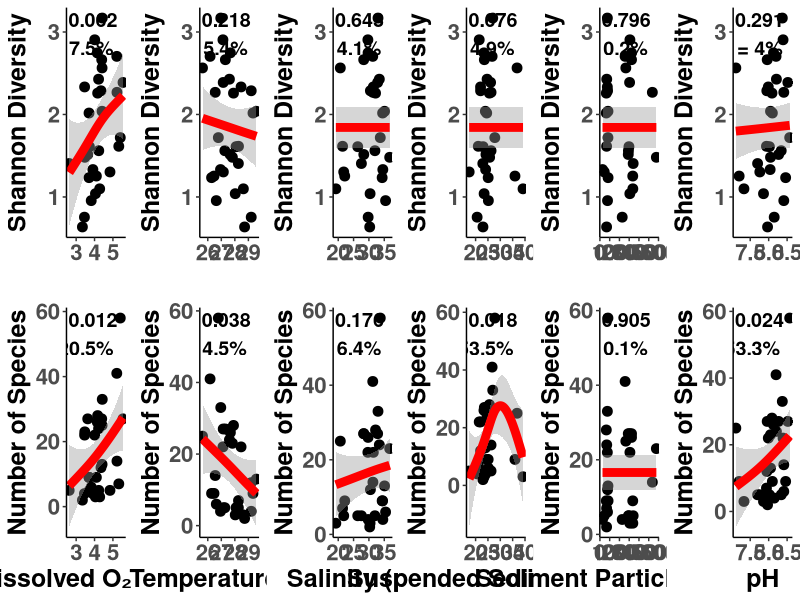
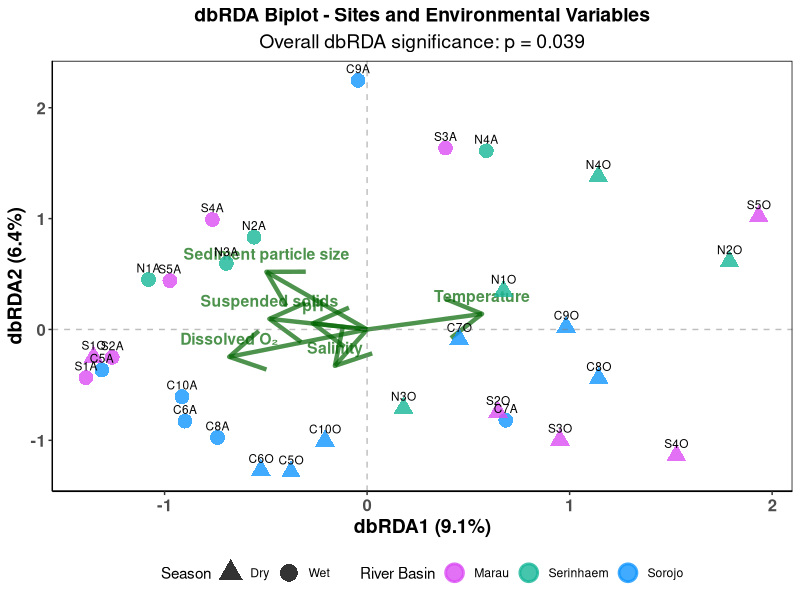
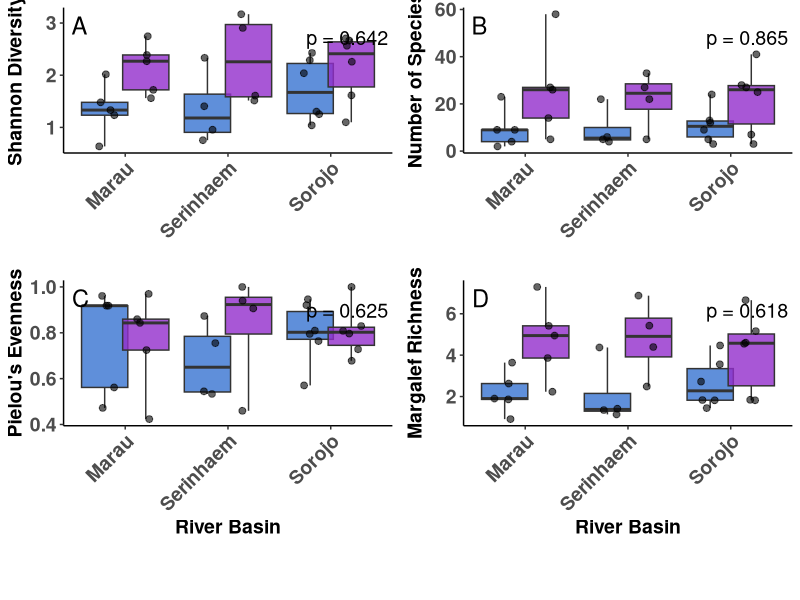
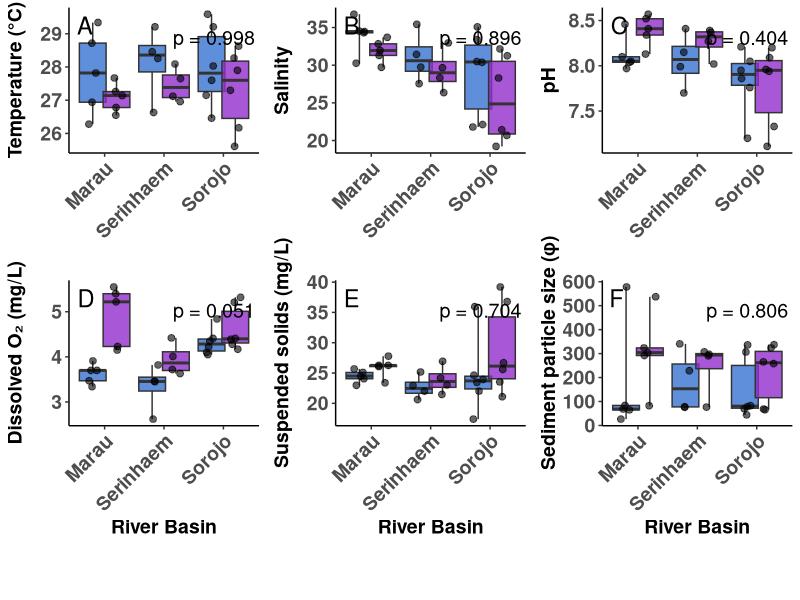
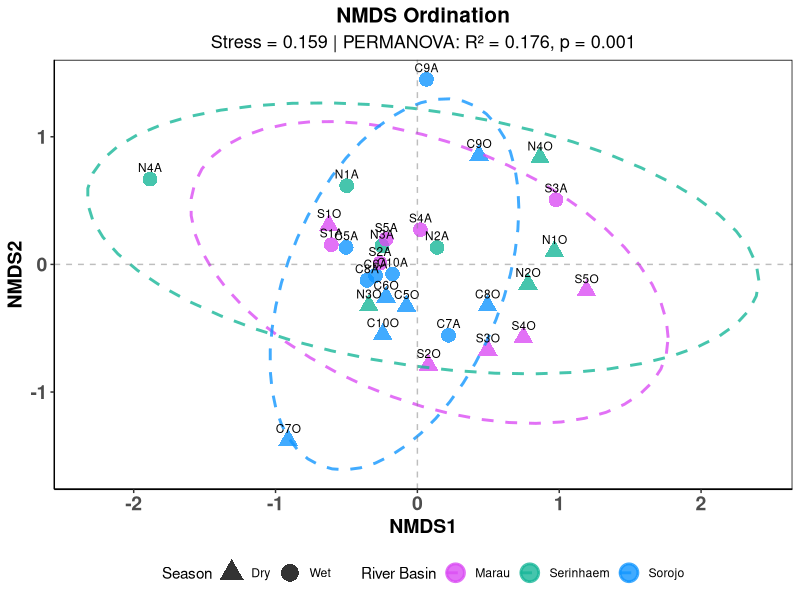
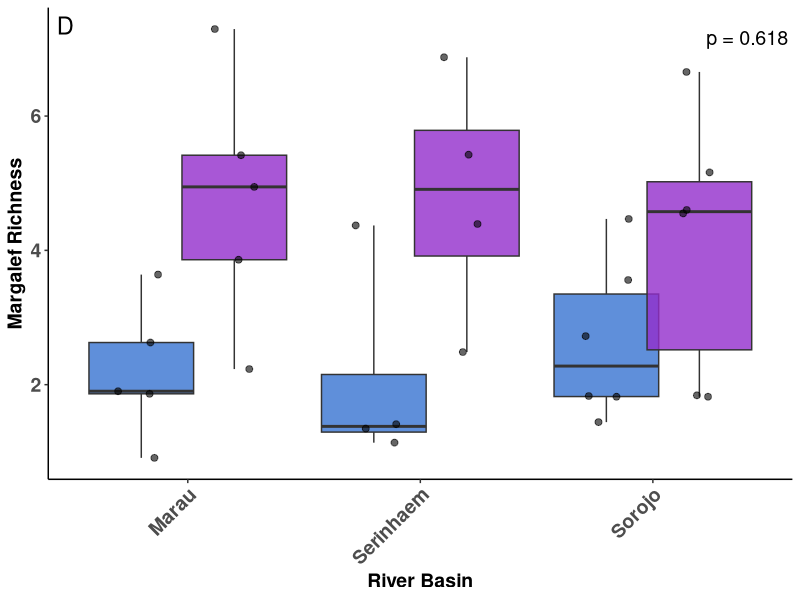
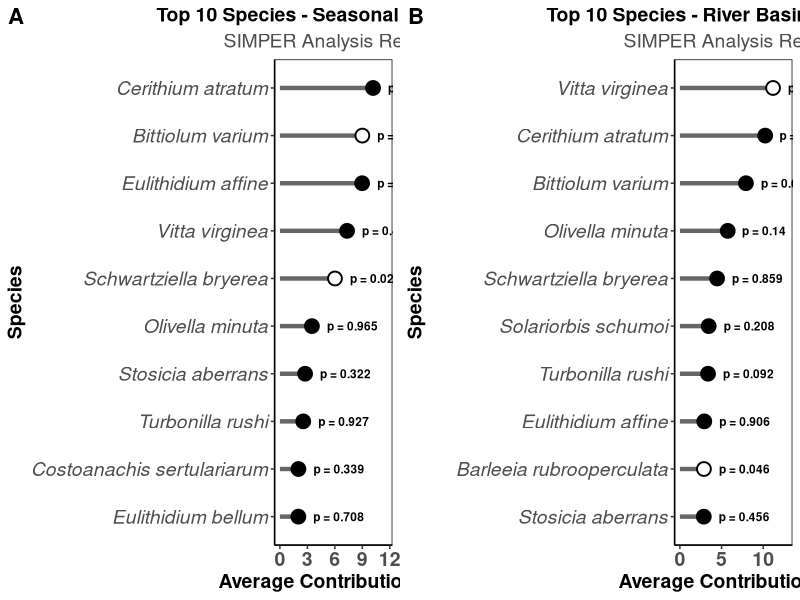
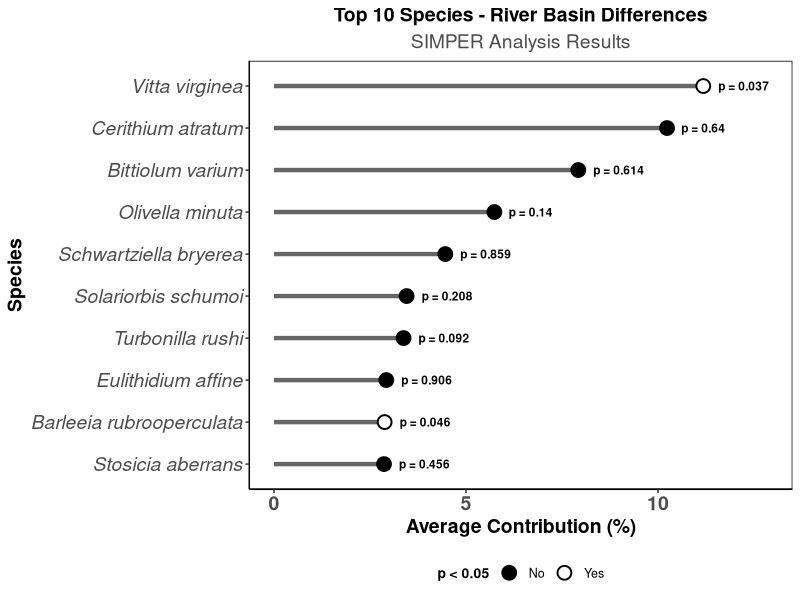

Write R code to recreate these figures, in order.
# R Script: microgastropodes_env_analyses_eduhcgalvao.R
# Author: Eduardo HC Galvao - eduardohcgalvao@gmail.com
# Version: 2.5 (22/10/2025)
# Date: 12/10/2025 (dd/mm/yyyy) #nolint
# Description: Analyses to investigate microgastropodes in three different
# pristine river basins in Brazil.

# The workflow includes:
# 1) Data import and cleaning
# 2) Environmental data analyses: test differences between river basins
# (pH, temperature, salinity, dissolved oxygen, suspended solids,
# sediment particle size) in those three river basins and across seasons.
# 3) Diversity analyses: compare differences in shannon-wiener, number of
# species, margalef richness and pielou evenness between river basins
# and seasons.
# 4) Community composition: test if the community composition differs 
# between river basins and seasons using PERMANOVA and NMDS.
# 5) Relationship between environmental factors with shannon-wiener and number
# of species using GAMs.
# 6) Relationship between environmental factors and community composition
# using distance-based redundancy analysis (dbRDA).
# 7) Investigate which species contribute the most for the differences between
# river basins and seasons using SIMPER.

# Input data:
# 1) Environmental factors data: "env_data_microgastropodes.csv"
# 2) Community data: "community_data_microgastropodes.csv"
# 3) Macronutrients data: "macronutrients_data_microgastropodes.csv"

# If one the following packages are not installed run:
# install.packages("package") #nolint
library(ggplot2) # For plotting
library(dplyr) # For data manipulation
library(tidyr) # For data reshaping
library(reshape2) # For data manipulation
library(car) # For VIF analysis and additional statistical tests
library(vegan)     # For dbRDA, PERMANOVA, diversity indices
library(cowplot)   # For combining plots
library(mgcv) # For GAM models

set.seed(123) # For reproducibility

###############################################################################
############################ Load and prepare data ############################
###############################################################################

# Set working directory
setwd("C:/Users/Kelmo/Desktop/eduardo/Microgastropodes_as_environmental_indicators")

# Load data
env_var_data <- read.csv("data/env_data_microgastropodes.csv")
community_data <- read.csv("data/community_data_microgastropodes.csv")

# Get species names and abundance data
species_names <- community_data[,1]
abundance_data <- community_data[,-1]

# Create sampling point information
sampling_points <- colnames(abundance_data)
site_codes <- c("C5", "C6", "C7", "C8", "C9", "C10", "N1", "N2",
                        "N3", "N4", "S1", "S2", "S3", "S4", "S5")
season_codes <- substr(sampling_points, nchar(sampling_points),
                                            nchar(sampling_points))
site_names <- substr(sampling_points, 1, nchar(sampling_points)-1)
seasons <- ifelse(season_codes == "A", "Wet", "Dry")

# Create a community matrix for analyses
community_matrix <- t(abundance_data)
colnames(community_matrix) <- species_names
rownames(community_matrix) <- sampling_points

# Create site-season dataframe
site_season_data <- data.frame(
  sampling_points = sampling_points,
  site = site_names,
  season = seasons,
  stringsAsFactors = FALSE
)

# Add environment mapping for macronutrients merge
# Map sites to environments based on the data structure
site_to_environment <- data.frame(
  site = c("N1", "N2", "N3", "N4", "C5", "C6", "C7", "C8",
                    "C9", "C10", "S1", "S2", "S3", "S4", "S5"),
  environment = c(rep("Serinhaem", 4), rep("Sorojo", 6), rep("Marau", 5)),
  stringsAsFactors = FALSE
)

# Add environment to site_season_data
site_season_data <- merge(site_season_data,
                          site_to_environment,
                          by = "site",
                          all.x = TRUE)

# Merge environmental variables data with site-season information
combined_data <- merge(site_season_data,
                       env_var_data, 
                       by.x = c("site", "season"),
                       by.y = c("sampling_points", "season"), 
                       suffixes = c("", "_env_var"))

# Ensure the order matches the community matrix
combined_data <- combined_data[match(site_season_data$sampling_points,
                                        combined_data$sampling_points),]

# Create environmental matrix for analyses
env_matrix <- combined_data[, c("temperature",
                                "salinity",
                                "pH",
                                "dissolved_o2",
                                "suspended_solids", 
                                "sediment_particle_size")]
rownames(env_matrix) <- combined_data$sampling_points

# Write down a summary of abundance data for season and river basin
abundance_summary <- data.frame(
  sampling_points = combined_data$sampling_points,
  environment = combined_data$environment,
  season = combined_data$season,
  total_abundance = rowSums(community_matrix[combined_data$sampling_points, ])
)

###############################################################################
######################### Environmental data analyses #########################
###############################################################################

# Calculate mean and sd of environmental variables by environment
environments <- c("Serinhaem", "Sorojo", "Marau")
seasons <- c("Dry", "Wet")
env_variables <- c("temperature", "salinity", "pH", "dissolved_o2",
                   "suspended_solids", "sediment_particle_size")

# Define function to compute statistics for groups
compute_stats <- function(data, group_var, group_values, var_list) {
  result <- data.frame()
  
  for (val in group_values) {
    subset_data <- data[data[[group_var]] == val, ]
    
    for (var in var_list) {
      if (var %in% colnames(subset_data)) {
        var_values <- subset_data[[var]]
        var_values <- var_values[!is.na(var_values)]
        
        if (length(var_values) > 0) {
          result <- rbind(result, data.frame(
            Group = val,
            Variable = var,
            Mean = round(mean(var_values), 3),
            SD = round(sd(var_values), 3),
            N = length(var_values)
          ))
        }
      }
    }
  }
  
  return(result)
}

################################################################################

# Remove P column because of constant values
combined_data_filtered <- combined_data[, !names(combined_data) %in% "P"]

# Define function to perform statistical tests
perform_statistical_tests <- function(data, variables, grouping_var) {
  result <- data.frame(
    Variable = character(),
    Shapiro_P = character(),
    Test = character(),
    Statistic = numeric(),
    P_value = numeric(),
    stringsAsFactors = FALSE
  )
  
  for (var in variables) {
    if (var %in% colnames(data)) {
      var_values <- data[[var]]
      group_values <- data[[grouping_var]]

      
      # Check if we have sufficient data and variation
      if (length(var_values) > 2 && length(unique(group_values)) > 1) {
        tryCatch({
          # First fit ANOVA to get residuals for normality testing
          anova_model <- aov(var_values ~ group_values)
          anova_residuals <- residuals(anova_model)
          
          # Test normality of residuals
          if (length(anova_residuals) >= 3 && length(anova_residuals) <= 5000) {
            shapiro_p <- shapiro.test(anova_residuals)$p.value
            is_normal <- shapiro_p > 0.05
          } else {
            shapiro_p <- NA  # Shapiro test not applicable
            is_normal <- FALSE
          }
          
          # Choose appropriate test based on residual normality
          if (is_normal) {
            # Use ANOVA results (already computed above)
            anova_summary <- summary(anova_model)
            p_value <- anova_summary[[1]][["Pr(>F)"]][1]
            statistic <- anova_summary[[1]][["F value"]][1]
            test_type <- "ANOVA"
          } else {
            # Use Kruskal-Wallis for non-normal residuals
            kruskal_test <- kruskal.test(var_values ~ group_values)
            p_value <- kruskal_test$p.value
            statistic <- kruskal_test$statistic
            test_type <- "Kruskal-Wallis"
          }
          
          result <- rbind(result, data.frame(
            Variable = var,
            Shapiro_P = ifelse(is.na(shapiro_p), "NA", 
                              ifelse(shapiro_p < 0.001, 
                                    format(shapiro_p,
                                           scientific = TRUE,
                                           digits = 3),
                                    as.character(round(shapiro_p, 4)))),
            Test = test_type,
            Statistic = round(statistic, 4),
            P_value = ifelse(p_value < 0.001,
                            format(p_value, scientific = TRUE, digits = 3),
                            round(p_value, 4))
          ))
        }, error = function(e) {
          cat("Error testing", var, ":", e$message, "\n")
        })
      }
    }
  }
  
  return(result)
}

# Test differences in environmental variables between environments
env_dif_results <- perform_statistical_tests(combined_data,
                                             env_variables,
                                             "environment")

# Test differences in environmental variables between seasons
env_season_dif_results <- perform_statistical_tests(combined_data,
                                                    env_variables,
                                                    "season")

#print(env_dif_results)
#print(env_season_dif_results)

# Save results
#write.csv(env_dif_results, "results/environmental_variables_river_anova_kruskal_results.csv", row.names = FALSE)
#write.csv(env_season_dif_results, "results/environmental_variables_season_anova_kruskal_results.csv", row.names = FALSE)

# Two way ANOVA (season and environment) for the environmental variables
two_way_anova_results <- data.frame(
  Variable = character(),
  Season_P = numeric(),
  Environment_P = numeric(),
  Interaction_P = numeric(),
  stringsAsFactors = FALSE
)

for (var in env_variables) {
  if (var %in% colnames(combined_data)) {
    var_values <- combined_data[[var]]
    season_values <- combined_data[["season"]]
    environment_values <- combined_data[["environment"]]
  
    # Check if we have sufficient data and variation
    if (length(var_values) > 2 && length(unique(season_values)) > 1 && length(unique(environment_values)) > 1) {
      tryCatch({
        # Fit two-way ANOVA model
        anova_model <- aov(var_values ~ season_values * environment_values)
        anova_summary <- summary(anova_model)
        
        # Extract p-values
        season_p <- anova_summary[[1]][["Pr(>F)"]][1]
        environment_p <- anova_summary[[1]][["Pr(>F)"]][2]
        interaction_p <- anova_summary[[1]][["Pr(>F)"]][3]
        
        two_way_anova_results <- rbind(two_way_anova_results, data.frame(
          Variable = var,
          Season_P = ifelse(season_p < 0.001,
                            format(season_p, scientific = TRUE, digits = 3),
                            round(season_p, 4)),
          Environment_P = ifelse(environment_p < 0.001,
                                 format(environment_p, scientific = TRUE, digits = 3),
                                 round(environment_p, 4)),
          Interaction_P = ifelse(interaction_p < 0.001,
                                 format(interaction_p, scientific = TRUE, digits = 3),
                                 round(interaction_p, 4))
        ))
      }, error = function(e) {
        cat("Error in two-way ANOVA for", var, ":", e$message, "\n")
      })
    }
  }
}

#print(two_way_anova_results)

# Save results
#write.csv(two_way_anova_results, "results/environmental_variables_two_way_anova_results.csv", row.names = FALSE)

# Create boxplot panel for environmental variables by environment and season

# Function to calculate boxplot statistics
calculate_boxplot_stats <- function(data, group_col, value_col) {
  data %>%
    group_by(!!sym(group_col)) %>%
    summarise(
      ymin = min(!!sym(value_col), na.rm = TRUE),
      lower = quantile(!!sym(value_col), 0.25, na.rm = TRUE),
      middle = median(!!sym(value_col), na.rm = TRUE),
      upper = quantile(!!sym(value_col), 0.75, na.rm = TRUE),
      ymax = max(!!sym(value_col), na.rm = TRUE),
      .groups = "drop"
    )
}

# Function to format p-values
format_p_value <- function(p_value) {
  if (is.numeric(p_value) && !is.na(p_value)) {
    if (p_value < 0.001) {
      return("p < 0.001")
    } else {
      return(paste("p =", round(p_value, 3)))
    }
  } else {
    return("p = N/A")
  }
}

# Create custom Y-axis labels for environmental variables
env_var_labels <- c(
  "temperature" = "Temperature (°C)",
  "salinity" = "Salinity",
  "pH" = "pH", 
  "dissolved_o2" = "Dissolved O₂ (mg/L)",
  "suspended_solids" = "Suspended solids (mg/L)",
  "sediment_particle_size" = "Sediment particle size (φ)"
)

# Panel labels A-F
panel_labels <- c("A", "B", "C", "D", "E", "F")

# Prepare data for plotting
plot_data <- combined_data %>%
  select(environment, season, all_of(env_variables)) %>%
  pivot_longer(cols = all_of(env_variables), 
               names_to = "Variable", 
               values_to = "Value")

# Create individual plots for each environmental variable
plot_list <- list()

for (i in 1:length(env_variables)) {
  var_name <- env_variables[i]
  
  # Filter data for current variable
  var_data <- plot_data %>% filter(Variable == var_name)
  
  # Create interaction variable for grouping
  var_data$interaction <- paste(var_data$environment, var_data$season, sep = "_")
  
  # Calculate boxplot statistics
  boxplot_stats <- calculate_boxplot_stats(var_data, "interaction", "Value")
  boxplot_stats$environment <- sub("_.*", "", boxplot_stats$interaction)
  boxplot_stats$season <- sub(".*_", "", boxplot_stats$interaction)
  
  # Get interaction p-value from two-way ANOVA results
  interaction_p_text <- ""
  
  if (exists("two_way_anova_results") && nrow(two_way_anova_results) > 0) {
    var_results <- two_way_anova_results[two_way_anova_results$Variable == var_name, ]
    if (nrow(var_results) > 0) {
      # Extract interaction p-value and convert to numeric if needed
      interaction_p <- var_results$Interaction_P
      
      # Convert to numeric if in character format
      if (is.character(interaction_p)) {
        interaction_p <- as.numeric(gsub("[^0-9.e-]", "", interaction_p))
      }
      
      # Format interaction p-value
      interaction_p_text <- paste(format_p_value(interaction_p))
    }
  }
  
  # Create plot
  p <- ggplot(var_data, aes(x = environment, fill = season)) +
    geom_boxplot(
      data = boxplot_stats,
      aes(ymin = ymin, lower = lower, middle = middle, upper = upper, ymax = ymax),
      stat = "identity", alpha = 0.8, outlier.shape = 16, outlier.size = 2,
      position = position_dodge(width = 0.8)
    ) +
    geom_jitter(aes(y = Value), alpha = 0.6, size = 2,
                position = position_jitterdodge(dodge.width = 0.8, jitter.width = 0.2)) +
    scale_fill_manual(values = c("Wet" = "#922ecc", "Dry" = "#3873d1"),
                      name = "Season") +
    labs(x = "River Basin",
         y = env_var_labels[var_name]) +
    annotate("text", x = Inf, y = Inf, label = interaction_p_text, face = "bold",
             hjust = 1.05, vjust = 2.5, size = 5, color = "black") +
    annotate("text", x = -Inf, y = Inf, label = panel_labels[i], face = "bold",
             hjust = -0.5, vjust = 1.5, size = 6, color = "black") +
    theme_classic() +
    theme(
      axis.title = element_text(size = 14, face = "bold"),
      axis.text = element_text(size = 14, face = "bold"),
      axis.title.x = if(i > 3) element_text() else element_blank(),
      legend.position = "none",
      panel.grid.minor = element_blank(),
      axis.text.x = element_text(angle = 45, hjust = 1)
    )
  
  plot_list[[i]] <- p
}

# Arrange plots using cowplot
env_boxplot_panel <- plot_grid(
  plot_list[[1]], plot_list[[2]], plot_list[[3]],
  plot_list[[4]], plot_list[[5]], plot_list[[6]],
  nrow = 2, ncol = 3,
  align = "hv",
  axis = "tb"
)

# Extract legend from one of the plots
legend <- get_legend(
  plot_list[[1]] + 
    theme(legend.position = "bottom",
          legend.title = element_text(size = 14, face = "bold"),
          legend.text = element_text(size = 12))
)

# Combine plots with legend at bottom
env_boxplot_panel <- plot_grid(
  env_boxplot_panel,
  legend,
  nrow = 2,
  rel_heights = c(1, 0.1)
)

# Save the panel with interaction p-values
#ggsave("results/environmental_variables_boxplot_panel.png", env_boxplot_panel, width = 15, height = 10, dpi = 1200)

##############################################################################
######################### Diversity Indices Analysis #########################
##############################################################################

# Calculate diversity indices
# Filter to complete environmental cases first
env_complete <- na.omit(env_matrix)
community_complete <- community_matrix[rownames(env_complete), ]

# Calculate diversity indices on the filtered data
shannon_wiener <- diversity(community_complete, index = "shannon")
number_of_species <- specnumber(community_complete)
margalef_richness <- (number_of_species - 1) / log(rowSums(community_complete))
pielou_evenness <- shannon_wiener / log(number_of_species)

# Get season and river basin vectors for filtered samples
season_vector <- combined_data$season[match(rownames(community_complete), combined_data$sampling_points)]
river_basin_vector <- combined_data$environment[match(rownames(community_complete), combined_data$sampling_points)]

diversity_data <- data.frame(
  sampling_points = rownames(community_complete),
  season = season_vector,
  river_basin = river_basin_vector,
  shannon = shannon_wiener,
  number_of_species = number_of_species,
  evenness = pielou_evenness,
  margalef = margalef_richness
)

# Calculate mean and standard deviation for diversity indices by season
diversity_summary_season <- diversity_data %>%
  group_by(season) %>%
  summarise(
    mean_shannon = mean(shannon, na.rm = TRUE),
    sd_shannon = sd(shannon, na.rm = TRUE),
    mean_number_of_species = mean(number_of_species, na.rm = TRUE),
    sd_number_of_species = sd(number_of_species, na.rm = TRUE),
    mean_evenness = mean(evenness, na.rm = TRUE),
    sd_evenness = sd(evenness, na.rm = TRUE),
    mean_margalef = mean(margalef, na.rm = TRUE),
    sd_margalef = sd(margalef, na.rm = TRUE),
    n = n()
  )

# Calculate mean and standard deviation for diversity indices by river basin
diversity_summary_river_basin <- diversity_data %>%
  group_by(river_basin) %>%
  summarise(
    mean_shannon = mean(shannon, na.rm = TRUE),
    sd_shannon = sd(shannon, na.rm = TRUE),
    mean_number_of_species = mean(number_of_species, na.rm = TRUE),
    sd_number_of_species = sd(number_of_species, na.rm = TRUE),
    mean_evenness = mean(evenness, na.rm = TRUE),
    sd_evenness = sd(evenness, na.rm = TRUE),
    mean_margalef = mean(margalef, na.rm = TRUE),
    sd_margalef = sd(margalef, na.rm = TRUE),
    n = n()
  )

# Calculate mean and standard deviation for diversity indices by season × river basin
diversity_summary_season_river_basin <- diversity_data %>%
  group_by(season, river_basin) %>%
  summarise(
    mean_shannon = mean(shannon, na.rm = TRUE),
    sd_shannon = sd(shannon, na.rm = TRUE),
    mean_number_of_species = mean(number_of_species, na.rm = TRUE),
    sd_number_of_species = sd(number_of_species, na.rm = TRUE),
    mean_evenness = mean(evenness, na.rm = TRUE),
    sd_evenness = sd(evenness, na.rm = TRUE),
    mean_margalef = mean(margalef, na.rm = TRUE),
    sd_margalef = sd(margalef, na.rm = TRUE),
    n = n(),
    .groups = "drop"
  )

# Save all diversity summaries
#write.csv(diversity_data, "results/diversity_indices_data.csv", row.names = FALSE)
#write.csv(diversity_summary_season, "results/diversity_summary_by_season.csv", row.names = FALSE)
#write.csv(diversity_summary_river_basin, "results/diversity_summary_by_river_basin.csv", row.names = FALSE)
#write.csv(diversity_summary_season_river_basin, "results/diversity_summary_by_season_river_basin.csv", row.names = FALSE)

# Test differences in diversity indices between seasons and river basins
diversity_variables <- c("shannon", "number_of_species", "evenness", "margalef")
diversity_formatted_season <- perform_statistical_tests(diversity_data,
                                                         diversity_variables,
                                                         "season")
diversity_formatted_river_basin <- perform_statistical_tests(diversity_data,
                                                            diversity_variables,
                                                            "river_basin")

# Two way ANOVA (season and river basin) for diversity indices
diversity_two_way_anova_results <- data.frame(
  Variable = character(),
  Season_P = numeric(),
  River_Basin_P = numeric(),
  Interaction_P = numeric(),
  stringsAsFactors = FALSE
)

for (var in diversity_variables) {
  if (var %in% colnames(diversity_data)) {
    var_values <- diversity_data[[var]]
    season_values <- diversity_data[["season"]]
    river_basin_values <- diversity_data[["river_basin"]]
    
    # Check if we have sufficient data and variation
    if (length(var_values) > 2 && length(unique(season_values)) > 1 && length(unique(river_basin_values)) > 1) {
      tryCatch({
        # Fit two-way ANOVA model
        anova_model <- aov(var_values ~ season_values * river_basin_values)
        anova_summary <- summary(anova_model)
        
        # Extract p-values
        season_p <- anova_summary[[1]][["Pr(>F)"]][1]
        river_basin_p <- anova_summary[[1]][["Pr(>F)"]][2]
        interaction_p <- anova_summary[[1]][["Pr(>F)"]][3]
        
        diversity_two_way_anova_results <- rbind(diversity_two_way_anova_results, data.frame(
          Variable = var,
          Season_P = ifelse(season_p < 0.001,
                            format(season_p, scientific = TRUE, digits = 3),
                            round(season_p, 4)),
          River_Basin_P = ifelse(river_basin_p < 0.001,
                                 format(river_basin_p, scientific = TRUE, digits = 3),
                                 round(river_basin_p, 4)),
          Interaction_P = ifelse(interaction_p < 0.001,
                                 format(interaction_p, scientific = TRUE, digits = 3),
                                 round(interaction_p, 4))
        ))
      }, error = function(e) {
        cat("Error in two-way ANOVA for", var, ":", e$message, "\n")
      })
    }
  }
}

#print(diversity_two_way_anova_results)

# Save results
#write.csv(diversity_formatted_season, "results/diversity_indices_season_anova_kruskal_results.csv", row.names = FALSE)
#write.csv(diversity_formatted_river_basin, "results/diversity_indices_river_basin_anova_kruskal_results.csv", row.names = FALSE)
#write.csv(diversity_two_way_anova_results, "results/diversity_indices_two_way_anova_results.csv", row.names = FALSE)

# Create boxplot panel for diversity indices by river basin and season

# Create custom Y-axis labels for diversity indices
diversity_var_labels <- c(
  "shannon" = "Shannon Diversity",
  "number_of_species" = "Number of Species",
  "evenness" = "Pielou's Evenness",
  "margalef" = "Margalef Richness"
)

# Panel labels A-D
diversity_panel_labels <- c("A", "B", "C", "D")

# Prepare data for plotting
diversity_plot_data <- diversity_data %>%
  select(river_basin, season, all_of(diversity_variables)) %>%
  pivot_longer(cols = all_of(diversity_variables), 
               names_to = "Variable", 
               values_to = "Value")

# Create individual plots for each diversity index
diversity_plot_list <- list()

for (i in 1:length(diversity_variables)) {
  var_name <- diversity_variables[i]
  
  # Filter data for current variable
  var_data <- diversity_plot_data %>% filter(Variable == var_name)
  
  # Create interaction variable for grouping
  var_data$interaction <- paste(var_data$river_basin, var_data$season, sep = "_")
  
  # Calculate boxplot statistics
  boxplot_stats <- calculate_boxplot_stats(var_data, "interaction", "Value")
  boxplot_stats$river_basin <- sub("_.*", "", boxplot_stats$interaction)
  boxplot_stats$season <- sub(".*_", "", boxplot_stats$interaction)
  
  # Get interaction p-value from two-way ANOVA results
  p_value_text <- ""
  
  if (exists("diversity_two_way_anova_results") && nrow(diversity_two_way_anova_results) > 0) {
    var_results <- diversity_two_way_anova_results[diversity_two_way_anova_results$Variable == var_name, ]
    if (nrow(var_results) > 0) {
      # Extract interaction p-value and convert to numeric if needed
      interaction_p <- var_results$Interaction_P
      
      # Convert to numeric if in character format
      if (is.character(interaction_p)) {
        interaction_p <- as.numeric(gsub("[^0-9.e-]", "", interaction_p))
      }
      
      # Format interaction p-value (without "Interaction:" prefix)
      p_value_text <- format_p_value(interaction_p)
    } else {
      p_value_text <- "p = NS"
    }
  } else {
    p_value_text <- "p = NS"
  }
  
  # Create plot
  p <- ggplot(var_data, aes(x = river_basin, fill = season)) +
    geom_boxplot(
      data = boxplot_stats,
      aes(ymin = ymin, lower = lower, middle = middle, upper = upper, ymax = ymax),
      stat = "identity", alpha = 0.8, outlier.shape = 16, outlier.size = 2,
      position = position_dodge(width = 0.8)
    ) +
    geom_jitter(aes(y = Value), alpha = 0.6, size = 2,
                position = position_jitterdodge(dodge.width = 0.8, jitter.width = 0.2)) +
    scale_fill_manual(values = c("Wet" = "#922ecc", "Dry" = "#3873d1"),
                      name = "Season") +
    labs(x = "River Basin",
         y = diversity_var_labels[var_name]) +
    annotate("text", x = Inf, y = Inf, label = p_value_text, face = "bold",
             hjust = 1.05, vjust = 2.5, size = 5, color = "black") +
    annotate("text", x = -Inf, y = Inf, label = diversity_panel_labels[i], face = "bold",
             hjust = -0.5, vjust = 1.5, size = 6, color = "black") +
    theme_classic() +
    theme(
      axis.title = element_text(size = 14, face = "bold"),
      axis.text = element_text(size = 14, face = "bold"),
      axis.title.x = if(i > 2) element_text() else element_blank(),
      legend.position = "none",
      panel.grid.minor = element_blank(),
      axis.text.x = element_text(angle = 45, hjust = 1)
    )
  
  diversity_plot_list[[i]] <- p
}

# Arrange plots using cowplot
diversity_boxplot_panel <- plot_grid(
  diversity_plot_list[[1]], diversity_plot_list[[2]], 
  diversity_plot_list[[3]], diversity_plot_list[[4]],
  nrow = 2, ncol = 2,
  align = "hv",
  axis = "tb"
)

# Extract legend from one of the plots
diversity_legend <- get_legend(
  diversity_plot_list[[1]] + 
    theme(legend.position = "bottom",
          legend.title = element_text(size = 14, face = "bold"),
          legend.text = element_text(size = 12))
)

# Combine plots with legend at bottom
diversity_boxplot_panel <- plot_grid(
  diversity_boxplot_panel,
  diversity_legend,
  nrow = 2,
  rel_heights = c(1, 0.1)
)

# Save the panel
#ggsave("results/diversity_indices_boxplot_panel.png", diversity_boxplot_panel, width = 12, height = 10, dpi = 1200)

################################################################################
######################### Community Composition Analysis #######################
################################################################################

# Transform community data to fourth-root
env_complete <- na.omit(env_matrix)
community_complete <- community_matrix[rownames(env_complete), ]
community_transformed <- community_complete^0.25

# Prepare data for PERMANOVA
# Create vectors that match the filtered community data
season_vector <- combined_data$season[match(rownames(community_complete),
                                              combined_data$sampling_points)]
site_vector <- combined_data$site[match(rownames(community_complete),
                                              combined_data$sampling_points)]
environment_vector <- combined_data$environment[match(rownames(community_complete),
                                                        combined_data$sampling_points)]

# Create distance matrix
community_dist <- vegdist(community_transformed, method = "bray")

# PERMANOVA testing season effects
permanova_season <- adonis2(community_dist ~ season_vector, permutations = 9999)
#print(permanova_season)

# PERMANOVA testing environment type effects
permanova_environment <- adonis2(community_dist ~ environment_vector,
                                                          permutations = 9999)
#print(permanova_environment)

# Combined PERMANOVA with season and environment
permanova_combined <- adonis2(community_dist ~ season_vector + environment_vector,
                                                                permutations = 9999)
#print(permanova_combined)

# Test interaction between season and environment
permanova_interaction <- adonis2(community_dist ~ season_vector * environment_vector,
                                                                   permutations = 9999)
#print(permanova_interaction)

# PERMADISPER to test homogeneity of dispersions
betadisper_season <- betadisper(community_dist, season_vector)
permutest_season <- permutest(betadisper_season, permutations = 9999)
#print(permutest_season)

# PERMADISPER to test homogeneity of dispersions
betadisper_environment <- betadisper(community_dist, environment_vector)
permutest_environment <- permutest(betadisper_environment, permutations = 9999)
#print(permutest_environment)

# Save PERMANOVA results to CSV
#write.csv(as.data.frame(permanova_season), "results/permanova_season_results.csv", row.names = TRUE)
#write.csv(as.data.frame(permanova_environment), "results/permanova_environmental_results.csv", row.names = TRUE)
#write.csv(as.data.frame(permanova_combined), "results/permanova_combined_results.csv", row.names = TRUE)
#write.csv(as.data.frame(permanova_interaction), "results/permanova_interaction_results.csv", row.names = TRUE)

# Save PERMADISPER results to CSV
#write.csv(as.data.frame(permutest_season$tab), "results/permadisper_season_results.csv", row.names = TRUE)
#write.csv(as.data.frame(permutest_environment$tab), "results/permadisper_environment_results.csv", row.names = TRUE)

################################################################################
############################### NMDS Plotting ##################################
################################################################################

# Perform NMDS with Bray-Curtis dissimilarity
nmds_result <- metaMDS(community_transformed, distance = "bray", k = 2, trymax = 100)
#print(nmds_result)

# Create NMDS plot with environmental vectors
# Extract NMDS scores for plotting
nmds_site_scores <- as.data.frame(scores(nmds_result, display = "sites"))
nmds_species_scores <- as.data.frame(scores(nmds_result, display = "species"))

# Add labels and season information
nmds_site_scores$site_label <- rownames(nmds_site_scores)
nmds_site_scores$season <- season_vector
nmds_site_scores$site <- site_vector
nmds_site_scores$environment <- environment_vector

# Create NMDS plot with environmental vectors and PERMANOVA results
# Extract PERMANOVA combined results for subtitle
permanova_r2 <- round(permanova_combined$R2[1], 3)  # Total R² explained
permanova_p_raw <- permanova_combined$`Pr(>F)`[1]       # Raw p-value without rounding

# Format p-value for display (use raw p-value for comparison)
permanova_p_text <- if(permanova_p_raw < 0.001) "p < 0.001" else paste("p =", round(permanova_p_raw, 3))

nmds_plot <- ggplot() +
  geom_point(data = nmds_site_scores, aes(x = NMDS1, y = NMDS2, 
                                          color = environment, shape = season),
             size = 4, alpha = 0.8, stroke = 1.5) +
  stat_ellipse(data = nmds_site_scores, aes(x = NMDS1, y = NMDS2, color = environment),
               level = 0.95, linetype = "dashed", linewidth = 1, alpha = 0.8) +
  geom_text(data = nmds_site_scores, aes(x = NMDS1, y = NMDS2, label = site_label),
            size = 3, vjust = -0.8, hjust = 0.5, color = "black") +
  scale_color_manual(values = c("Serinhaem" = "#18b798", "Sorojo" = "#1296ff", "Marau" = "#da4ef3"),
                     name = "River Basin") +
  scale_shape_manual(values = c("Wet" = 16, "Dry" = 17),
                     name = "Season") +
  labs(title = "NMDS Ordination",
       subtitle = paste0("Stress = ", round(nmds_result$stress, 3), 
                        " | PERMANOVA: R² = ", permanova_r2, ", ", permanova_p_text),
       x = "NMDS1", y = "NMDS2") +
  theme_classic() +
  theme(
    plot.title = element_text(size = 15, face = "bold", hjust = 0.5),
    plot.subtitle = element_text(size = 13, hjust = 0.5),
    legend.position = "bottom",
    panel.grid.minor = element_blank(),
    panel.border = element_rect(color = "black", fill = NA, linewidth = 0.5),
    axis.title = element_text(size = 14, face = "bold"),
    axis.text = element_text(size = 14, face = "bold"),
    legend.box = "horizontal"
  ) +
  # Add origin lines
  geom_hline(yintercept = 0, linetype = "dashed", alpha = 0.5, color = "gray50") +
  geom_vline(xintercept = 0, linetype = "dashed", alpha = 0.5, color = "gray50") +
  guides(color = guide_legend(override.aes = list(size = 5)),
         shape = guide_legend(override.aes = list(size = 5)))

# Save the plot
#ggsave("results/nmds_plot_ggplot_PERMANOVA.png", nmds_plot, width = 12, height = 8, dpi = 1200)

################################################################################
################################# VIF Analysis #################################
################################################################################

# Check multicollinearity of environmental variables using VIF
# VIF > 7 indicates multicollinearity

# Calculate VIF for each environmental variable
vif_results <- data.frame(Variable = character(), VIF = numeric(), stringsAsFactors = FALSE)

for (i in 1:ncol(env_complete)) {
  # Create a model with all other variables as predictors
  other_vars <- env_complete[, -i, drop = FALSE]
  if (ncol(other_vars) > 0 && nrow(other_vars) > ncol(other_vars)) {
    target_var <- env_complete[, i]
    vif_model <- lm(target_var ~ ., data = as.data.frame(other_vars))
    r_squared <- summary(vif_model)$r.squared
    vif_value <- 1 / (1 - r_squared)
    vif_results <- rbind(vif_results, data.frame(Variable = colnames(env_complete)[i], VIF = vif_value))
  }
}

#print(vif_results)

# Save VIF results to CSV
#write.csv(vif_results, "results/vif_results.csv", row.names = FALSE)

# Filter variables with VIF < 7
low_vif_vars <- vif_results$Variable[vif_results$VIF < 7]
env_filtered <- env_complete[, low_vif_vars, drop = FALSE]

# Also remove P from the env_filtered
env_filtered <- env_filtered[, !colnames(env_filtered) %in% "P", drop = FALSE]

################################################################################
############################# Diversity Modeling ###############################
################################################################################

# Prepare model data
model_data <- data.frame(
  shannon = diversity_data$shannon,
  number_of_species = diversity_data$number_of_species,
  temperature = env_filtered$temperature,
  salinity = env_filtered$salinity,
  dissolved_o2 = env_filtered$dissolved_o2,
  suspended_solids = env_filtered$suspended_solids,
  sediment_particle_size = env_filtered$sediment_particle_size,
  pH = env_complete$pH
)

# Function to fit GAM and create plot for one variable and one response
make_gam_plot <- function(response, predictor, x_label, y_label) {
  # Build formula dynamically
  formula <- as.formula(paste(response, "~ s(", predictor, ")", sep = ""))
  
  # Fit GAM model
  model <- gam(formula, data = model_data)
  stats <- summary(model)
  
  # Extract p-value and explained deviance
  p_value <- round(stats$s.table[1, "p-value"], 3)
  deviance <- round(stats$dev.expl * 100, 1)
  p_text <- ifelse(p_value < 0.001, "p < 0.001", paste("p =", p_value))
  annotation <- paste0(p_text, "\nDev. = ", deviance, "%")
  
  # Create plot
  plot <- ggplot(model_data, aes_string(x = predictor, y = response)) +
    geom_point(size = 3) +
    geom_smooth(method = "gam", colour = "red", linewidth = 3) +
    labs(x = x_label, y = y_label) +
    annotate("text", x = Inf, y = Inf, label = annotation, 
             hjust = 1.1, vjust = 1.1, size = 5, fontface = "bold") +
    theme_classic() +
    theme(
      axis.title = element_text(size = 18, face = "bold"),
      axis.text = element_text(size = 16, face = "bold"),
      legend.position = "none",
      panel.grid.minor = element_blank()
    )
  
  return(plot)
}

# Function to generate combined Shannon/Number of Species plots for each variable
make_variable_panel <- function(var, x_label) {
  shannon_plot <- make_gam_plot("shannon", var, x_label, "Shannon Diversity")
  richness_plot <- make_gam_plot("number_of_species", var, x_label, "Number of Species")

  combined <- plot_grid(
    shannon_plot + theme(axis.title.x = element_blank()),
    richness_plot,
    ncol = 1, align = "hv", label_size = 16, label_fontface = "bold"
  )
  return(combined)
}

# Generate all variable panels
plots <- list(
  DissolvedO2 = make_variable_panel("dissolved_o2", "Dissolved O₂ (mg/L)"),
  Temperature = make_variable_panel("temperature", "Temperature (°C)"),
  Salinity = make_variable_panel("salinity", "Salinity (ppt)"),
  SuspSolids = make_variable_panel("suspended_solids", "Suspended Solids (mg/L)"),
  Sediment = make_variable_panel("sediment_particle_size", "Sediment Particle Size (φ)"),
  pH = make_variable_panel("pH", "pH")
)

# Combine all panels into one final figure
all_gam_combined_plot <- plot_grid(
  plots$DissolvedO2, plots$Temperature, plots$Salinity,
  plots$SuspSolids, plots$Sediment, plots$pH,
  ncol = 6, align = "hv", label_size = 16, label_fontface = "bold"
)

# Save figure
#ggsave("results/all_gam_models.png", all_gam_combined_plot, width = 18, height = 10, dpi = 1200)

# Function to extract GAM model statistics
extract_gam_stats <- function(response, predictor, predictor_name) {
  # Build formula dynamically
  formula <- as.formula(paste(response, "~ s(", predictor, ")", sep = ""))
  
  # Fit GAM model
  model <- gam(formula, data = model_data)
  stats <- summary(model)
  
  # Extract statistics
  p_value <- stats$s.table[1, "p-value"]
  deviance <- stats$dev.expl * 100
  edf <- stats$s.table[1, "edf"]  # Effective degrees of freedom
  f_value <- stats$s.table[1, "F"]
  aic <- AIC(model)
  
  # Create results data frame
  results <- data.frame(
    Response = response,
    Predictor = predictor_name,
    P_value = p_value,
    Deviance_Explained_Percent = round(deviance, 2),
    Effective_DF = round(edf, 3),
    F_value = round(f_value, 3),
    AIC = round(aic, 2),
    Significance = ifelse(p_value < 0.001, "***", 
                         ifelse(p_value < 0.01, "**", 
                               ifelse(p_value < 0.05, "*", "ns")))
  )
  
  return(results)
}

# Extract GAM results for all variable combinations
gam_results <- data.frame()

# List of predictors and their names
predictors <- list(
  list(var = "dissolved_o2", name = "Dissolved O2"),
  list(var = "temperature", name = "Temperature"),
  list(var = "salinity", name = "Salinity"),
  list(var = "suspended_solids", name = "Suspended Solids"),
  list(var = "sediment_particle_size", name = "Sediment Particle Size"),
  list(var = "pH", name = "pH")
)

# Response variables
responses <- c("shannon", "number_of_species")

# Extract statistics for all combinations
for (pred in predictors) {
  for (resp in responses) {
    tryCatch({
      result <- extract_gam_stats(resp, pred$var, pred$name)
      gam_results <- rbind(gam_results, result)
    }, error = function(e) {
      cat("Error fitting GAM for", resp, "~", pred$name, ":", e$message, "\n")
    })
  }
}

# Save GAM results to CSV
#write.csv(gam_results, "results/gam_model_results.csv", row.names = FALSE)

################################################################################
################## Distance-based Redundancy Analysis (dbRDA) ##################
################################################################################

# Perform dbRDA with VIF-filtered environmental variables
dbrda_result <- dbrda(community_dist ~ ., data = as.data.frame(env_filtered))
#print(summary(dbrda_result))

# Test significance of dbRDA axes
dbrda_significance <- anova(dbrda_result, permutations = 9999)
#print(dbrda_significance)

# Test significance of individual environmental variables
dbrda_var_significance <- anova(dbrda_result, by = "terms", permutations = 9999)
#print(dbrda_var_significance)

# Save dbRDA results to CSV
dbrda_summary <- summary(dbrda_result)
#write.csv(as.data.frame(dbrda_summary$cont$importance), "results/dbrda_eigenvalues.csv", row.names = TRUE)
#write.csv(as.data.frame(dbrda_var_significance), "results/dbrda_variable_significance.csv", row.names = TRUE)
#write.csv(as.data.frame(dbrda_significance), "results/dbrda_overall_significance.csv", row.names = TRUE)

# Create dbRDA biplot
# Extract dbRDA scores for plotting
site_scores <- as.data.frame(scores(dbrda_result, display = "sites"))
species_scores <- as.data.frame(scores(dbrda_result, display = "species"))
env_scores <- as.data.frame(scores(dbrda_result, display = "bp"))

# Add season information (needed for plotting)
season_info <- combined_data$season[match(rownames(community_complete),
                                              combined_data$sampling_points)]
site_info <- combined_data$site[match(rownames(community_complete),
                                      combined_data$sampling_points)]
environment_info <- combined_data$environment[match(rownames(community_complete),
                                                    combined_data$sampling_points)]

# Add labels and season information
site_scores$site_label <- rownames(site_scores)
site_scores$season <- season_info
site_scores$site <- site_info
site_scores$environment <- environment_info
species_scores$species_label <- rownames(species_scores)
env_scores$env_label <- rownames(env_scores)

# Convert environmental variable names for better visualization
env_scores$env_label <- case_when(
  env_scores$env_label == "salinity" ~ "Salinity",
  env_scores$env_label == "temperature" ~ "Temperature", 
  env_scores$env_label == "pH" ~ "pH",
  env_scores$env_label == "dissolved_o2" ~ "Dissolved O₂",
  env_scores$env_label == "sediment_particle_size" ~ "Sediment particle size",
  env_scores$env_label == "suspended_solids" ~ "Suspended solids",
  TRUE ~ env_scores$env_label
)

# Get dbRDA axis labels with variance explained
dbrda_summary <- summary(dbrda_result)
axis1_var <- round(dbrda_summary$cont$importance[2,1] * 100, 1)
axis2_var <- round(dbrda_summary$cont$importance[2,2] * 100, 1)

dbrda_plot <- ggplot() +
  geom_segment(data = env_scores, aes(x = 0, y = 0, xend = dbRDA1, yend = dbRDA2),
               color = "darkgreen", arrow = arrow(length = unit(1, "cm")),
               linewidth = 1.5, alpha = 0.7) +
  geom_text(data = env_scores, aes(x = dbRDA1, y = dbRDA2, label = env_label), 
            color = "darkgreen", size = 4, fontface = "bold", 
            vjust = -1.0, hjust = 0.5, alpha = 0.7) +
  geom_point(data = site_scores, aes(x = dbRDA1, y = dbRDA2, 
                                     color = environment, shape = season), 
             size = 4, alpha = 0.8, stroke = 1.5) +
  #stat_ellipse(data = site_scores, aes(x = dbRDA1, y = dbRDA2, color = environment), 
  #             level = 0.95, linetype = "dashed", linewidth = 1, alpha = 0.8) +
  geom_text(data = site_scores, aes(x = dbRDA1, y = dbRDA2, label = site_label),
            size = 3, vjust = -0.8, hjust = 0.5, color = "black") +
  scale_color_manual(values = c("Serinhaem" = "#18b798", "Sorojo" = "#1296ff", "Marau" = "#da4ef3"),
                     name = "River Basin") +
  scale_shape_manual(values = c("Wet" = 16, "Dry" = 17),
                     name = "Season") +
  labs(title = "dbRDA Biplot - Sites and Environmental Variables",
       subtitle = paste0("Overall dbRDA significance: p = ", round(dbrda_significance$`Pr(>F)`[1], 3)),
       x = paste0("dbRDA1 (", axis1_var, "%)"),
       y = paste0("dbRDA2 (", axis2_var, "%)")) +
  theme_classic() +
  theme(
    plot.title = element_text(size = 14, face = "bold", hjust = 0.5),
    plot.subtitle = element_text(size = 14, hjust = 0.5),
    legend.position = "bottom",
    panel.grid.minor = element_blank(),
    axis.title = element_text(size = 14, face = "bold"),
    axis.text = element_text(size = 12, face = "bold"),
    panel.border = element_rect(color = "black", fill = NA, linewidth = 0.5),
    legend.box = "horizontal"
  ) +
  geom_hline(yintercept = 0, linetype = "dashed", alpha = 0.5, color = "gray50") +
  geom_vline(xintercept = 0, linetype = "dashed", alpha = 0.5, color = "gray50") +
  guides(color = guide_legend(override.aes = list(size = 5)),
         shape = guide_legend(override.aes = list(size = 5)))

# Save the plot
#ggsave("results/dbrda_biplot_ggplot.png", dbrda_plot, width = 12, height = 8, dpi = 1200)

################################################################################
############################### SIMPER Analysis ################################
################################################################################

# SIMPER on season
simper_season <- simper(community_complete, season_info, permutations = 9999)
simper_season_results <- summary(simper_season)

# SIMPER on river basin
simper_environment <- simper(community_complete, environment_info, permutations = 9999)
simper_environment_results <- summary(simper_environment)

# Function to extract SIMPER results to data frame for CSV export
extract_simper_to_dataframe <- function(simper_results, analysis_type) {
  all_results <- data.frame()
  
  # Loop through all comparisons in the SIMPER results
  for (comparison_name in names(simper_results)) {
    comparison_data <- simper_results[[comparison_name]]
    
    # Create data frame for this comparison
    comparison_df <- data.frame(
      Analysis_Type = analysis_type,
      Comparison = comparison_name,
      Species = rownames(comparison_data),
      Average_Dissimilarity = comparison_data$average,
      Standard_Deviation = comparison_data$sd,
      Ratio = comparison_data$ratio,
      Average_Abundance_Group1 = comparison_data$ava,
      Average_Abundance_Group2 = comparison_data$avb,
      Cumulative_Contribution = comparison_data$cumsum,
      P_value = comparison_data$p,
      stringsAsFactors = FALSE
    )
    
    # Add to overall results
    all_results <- rbind(all_results, comparison_df)
  }
  
  return(all_results)
}

# Extract SIMPER results to properly formatted data frames
simper_season_df <- extract_simper_to_dataframe(simper_season_results, "Season")
simper_environment_df <- extract_simper_to_dataframe(simper_environment_results, "River_Basin")

# Combine all SIMPER results into one comprehensive data frame
simper_all_results <- rbind(simper_season_df, simper_environment_df)

# Save SIMPER results to CSV
#write.csv(simper_season_df, "results/simper_season_results.csv", row.names = FALSE)
#write.csv(simper_environment_df, "results/simper_environment_results.csv", row.names = FALSE)
#write.csv(simper_all_results, "results/simper_all_results.csv", row.names = FALSE)

# Function to create lollipop plot from SIMPER results
create_simper_lollipop <- function(simper_results, title_text, top_n = 10) {
  # Extract the first comparison (typically the main one)
  comparison_data <- simper_results[[1]]
  
  # Get top n species
  top_species <- head(comparison_data, top_n)
  
  # Prepare data for plotting
  plot_data <- data.frame(
    species = rownames(top_species),
    contribution = top_species$average * 100,  # Convert to percentage
    p_value = top_species$p,
    stringsAsFactors = FALSE
  )
  
  # Reorder species by contribution (descending)
  plot_data$species <- factor(plot_data$species, levels = plot_data$species[order(plot_data$contribution)])
  
  # Create lollipop plot
  plot <- ggplot(plot_data, aes(x = species, y = contribution)) +
    geom_segment(aes(x = species, xend = species, y = 0, yend = contribution), 
                 color = "gray40", linewidth = 1.5) +
    geom_point(aes(fill = p_value < 0.05), size = 4, color = "black", shape = 21, stroke = 1) +
    scale_fill_manual(values = c("TRUE" = "white", "FALSE" = "black"),
                      name = "p < 0.05", labels = c("No", "Yes")) +
    geom_text(aes(label = ifelse(p_value < 0.001, "   p < 0.001", paste("   p =", round(p_value, 3)))),
              hjust = -0.1, vjust = 0.5, size = 3, fontface = "bold") +
    coord_flip() +
    labs(title = title_text,
         subtitle = "SIMPER Analysis Results",
         x = "Species", 
         y = "Average Contribution (%)") +
    theme_classic() +
    theme(
      plot.title = element_text(size = 14, face = "bold", hjust = 0.5),
      plot.subtitle = element_text(size = 14, hjust = 0.5, color = "gray30"),
      axis.title = element_text(size = 14, face = "bold"),
      axis.text.y = element_text(size = 14, face = "italic"),
      axis.text.x = element_text(size = 14, face = "bold"),
      panel.grid.minor = element_blank(),
      panel.grid.major.y = element_blank(),
      panel.border = element_rect(color = "black", fill = NA, linewidth = 0.5),
      legend.position = "bottom",
      legend.title = element_text(size = 10, face = "bold"),
      legend.text = element_text(size = 9)
    ) +
    expand_limits(y = max(plot_data$contribution) * 1.15)
  
  return(plot)
}

# Create lollipop plots for both season and river basin
simper_season_plot <- create_simper_lollipop(simper_season_results, 
                                           "Top 10 Species - Seasonal Differences", 
                                           top_n = 10)

simper_environment_plot <- create_simper_lollipop(simper_environment_results, 
                                                 "Top 10 Species - River Basin Differences", 
                                                 top_n = 10)

# Combine plots side by side
simper_combined_plot <- plot_grid(
  simper_season_plot + theme(legend.position = "none"),
  simper_environment_plot + theme(legend.position = "none"),
  ncol = 2,
  align = "hv",
  labels = c("A", "B"),
  label_size = 16,
  label_fontface = "bold"
)

# Extract legend from one of the plots
simper_legend <- get_legend(
  simper_season_plot + 
    theme(legend.position = "bottom",
          legend.title = element_text(size = 12, face = "bold"),
          legend.text = element_text(size = 10))
)

# Combine plots with legend at bottom
simper_final_panel <- plot_grid(
  simper_combined_plot,
  simper_legend,
  nrow = 2,
  rel_heights = c(1, 0.1)
)

# Save the individual plots and combined panel
#ggsave("results/simper_season_lollipop.png", simper_season_plot, width = 10, height = 8, dpi = 1200)
#ggsave("results/simper_environment_lollipop.png", simper_environment_plot, width = 10, height = 8, dpi = 1200)

#ggsave("results/simper_combined_panel.png", simper_final_panel, width = 16, height = 10, dpi = 1200)
